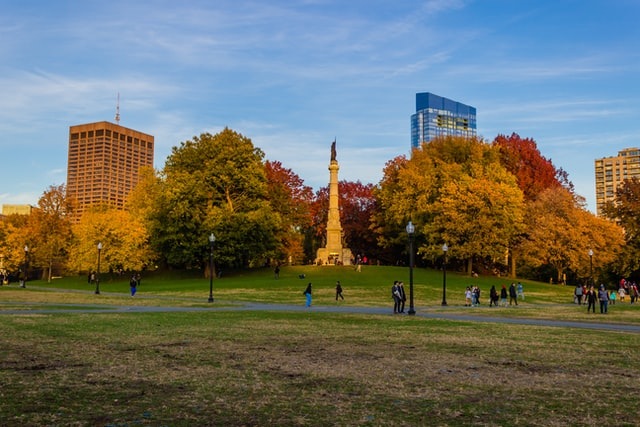
#> input picture resources/photos/park.jpg, 640 x 427 px
$ python 05_virar.py
#> lines starting #> are read from the running program, lines starting #| are printed output that depends on the picture
"""Virar e desvirar a imagem (código da aula, para os alunos digitarem).

Pode ser executado de qualquer pasta: os caminhos partem da raiz do repositório.
"""
import os
from pathlib import Path

os.chdir(Path(__file__).resolve().parents[1])

import cv2 as cv
import numpy as np

img = cv.imread("resources/photos/park.jpg")      # matriz (altura, largura, 3) em BGR
#> img is the input picture: shape (427, 640, 3); mean B, G, R 98.3, 110, 108.2
gray = cv.cvtColor(img, cv.COLOR_BGR2GRAY)         # matriz (altura, largura)
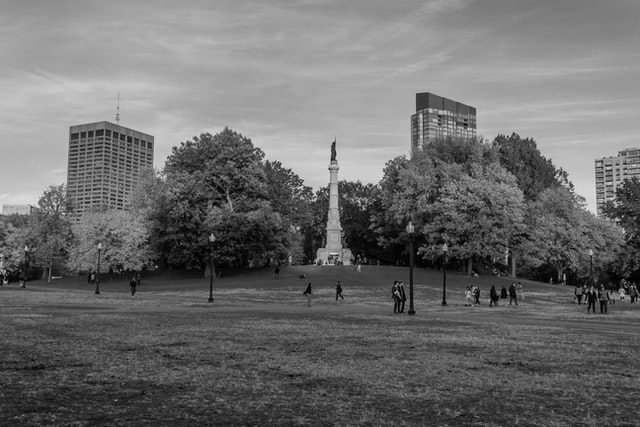
#> gray: shape (427, 640); min 0, max 239, mean 108.1
v = img[::-1]                    # inverte as linhas  (= cv.flip(img, 0))
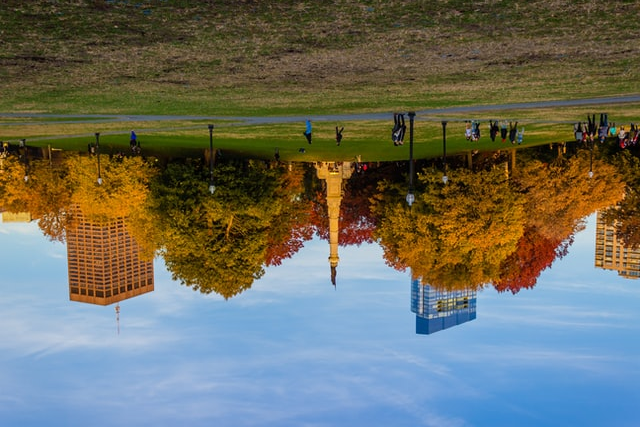
#> v: shape (427, 640, 3); mean B, G, R 98.3, 110, 108.2
h = img[:, ::-1]                 # inverte as colunas (= cv.flip(img, 1))
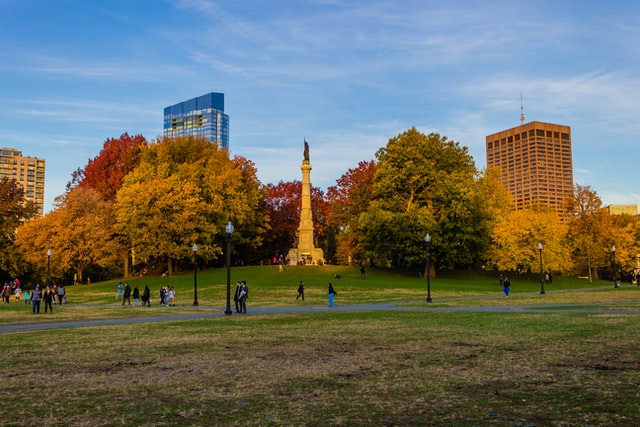
#> h: shape (427, 640, 3); mean B, G, R 98.3, 110, 108.2
back = h[:, ::-1]                # desvirar: virar de novo
print(np.array_equal(back, img)) # True: voltou igual, pixel a pixel
#| True
r90 = cv.rotate(img, cv.ROTATE_90_CLOCKWISE)
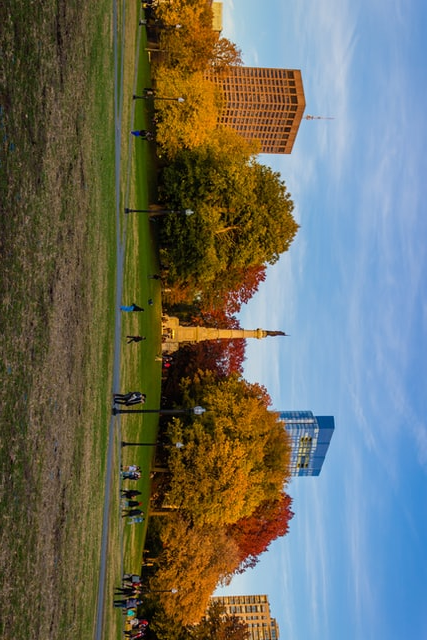
#> r90: shape (640, 427, 3); mean B, G, R 98.3, 110, 108.2
print(np.array_equal(cv.rotate(r90, cv.ROTATE_90_COUNTERCLOCKWISE), img))  # True
#| True
cv.imshow("vertical", v)
cv.imshow("horizontal", h)
cv.imshow("rotacionada 90", r90)

cv.waitKey(0)
cv.destroyAllWindows()

$ run again, with resources/photos/cats.jpg copied over resources/photos/park.jpg
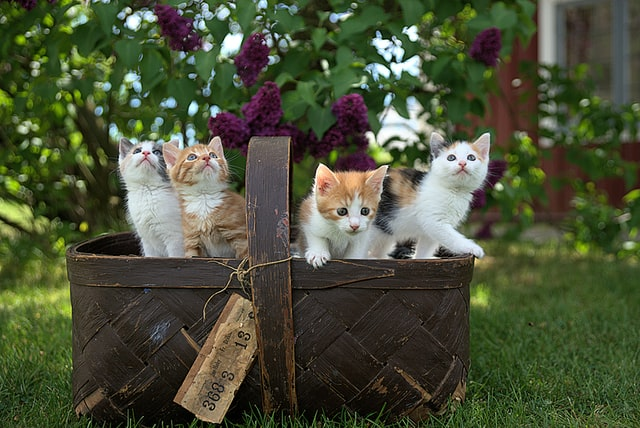
#> input picture resources/photos/cats.jpg, 640 x 428 px
#> img is the input picture: shape (428, 640, 3); mean B, G, R 55.7, 80.9, 74.5
#> `h = img[:, ::-1]`:
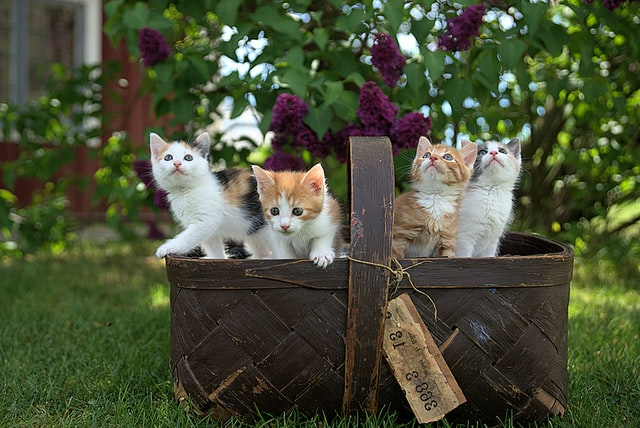
#> h: shape (428, 640, 3); mean B, G, R 55.7, 80.9, 74.5
#| True
#> `r90 = cv.rotate(img, cv.ROTATE_90_CLOCKWISE)`:
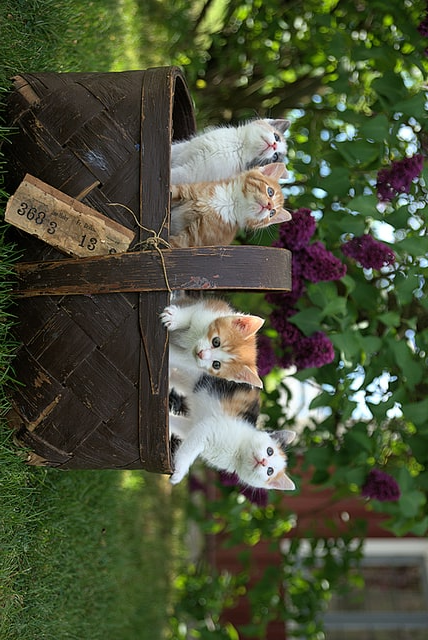
#> r90: shape (640, 428, 3); mean B, G, R 55.7, 80.9, 74.5
#| True
